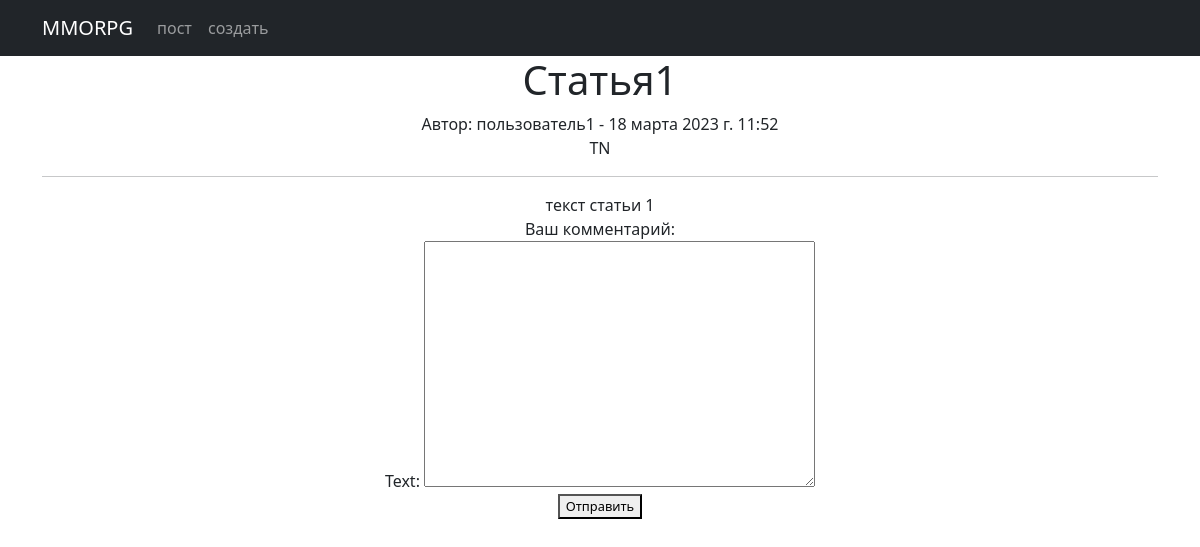
The page /news/12 (signed in) on the database its author committed.
### news/models.py (models this page shows, shortened)
class Post(models.Model):
    author_post = models.ForeignKey(Author, on_delete=models.CASCADE)
    post_news = models.CharField(max_length=2, choices=POST, default='PO')
    date_in = models.DateTimeField(auto_now_add=True)
    category = models.ManyToManyField(Category, through='PostCategory')
    title = models.CharField(max_length=50)
    text = RichTextField()
    video_count = models.PositiveIntegerField(default=0)
    image_count = models.PositiveIntegerField(default=0)
    max_video_count = 1
    max_image_count = 3

class Author(models.Model):
    user_author = models.OneToOneField(User, on_delete=models.CASCADE)
    def __str__(self):
        return self.user_author.username

class Category(models.Model):
    tank = 'TN'
    healer = 'HL'
    damager = 'DD'
    guild_master = 'GM'
    quest_giver = 'KG'
    smith = 'KZ'
    tanner = 'KV'
    potion_maker = 'ZV'
    spell_master = 'MZ'
    TEMATIC = [
        (tank, 'Танк'),
        (healer, 'Хил'),
        (damager, 'ДД'),
        (guild_master, 'Гилдмастер'),
        (quest_giver, 'Квестгивер'),
        (smith, 'Кузнец'),
        (tanner, 'Кожевник'),
        (potion_maker, 'Зельевар'),
        (spell_master, 'Мастер заклинаний'),
    ]
    tematic = models.CharField(max_length=2, choices=TEMATIC, unique=True)
    subscribers = models.ManyToManyField(User, blank=True, related_name='categories')

### news/views.py (the view, shortened to what this page needs)
# urls.py: path('<int:pk>', PostDetailAndCommentCreate.as_view(), name='post_detail'),
class PostDetailAndCommentCreate(LoginRequiredMixin, CreateView):
    form_class = CommentForm
    template_name = 'onenews.html'
    def get_context_data(self, **kwargs):
        context = super().get_context_data(**kwargs)
        context['post'] = Post.objects.get(pk=self.kwargs['pk'])
        context['comments'] = Comment.objects.filter(post_comment=context['post'], approved=True)
        return context

### news/forms.py
class CommentForm(ModelForm):
    class Meta:
        model = Comment
        fields = ('text',)

### templates/onenews.html (shortened to what this page needs)
{% extends 'flatpages/default.html' %}
{% load censor %}
{% load custom_tags %}
{% block content %}
    <h1>{{ post.title }}</h1>
    Автор: {{ post.author_post }} - {{ post.date_in }}
    <br>
    {% for category in post.category.all %}
        {{ category.tematic }}
    {% endfor %}
    <br>
    <hr>
    {{ post.text|safe }}
    <form method="post">
        Ваш комментарий:
        {{ form.as_div }}
        <button type="submit" style="font-size:0.8em;">Отправить</button>
    </form>
    <br>
{% endblock content %}

### rows shown on the page
Post: title "Статья1", author_post "пользователь1", date_in "18 марта 2023 г. 11:52", text "текст статьи 1"
Category: tematic "TN"
